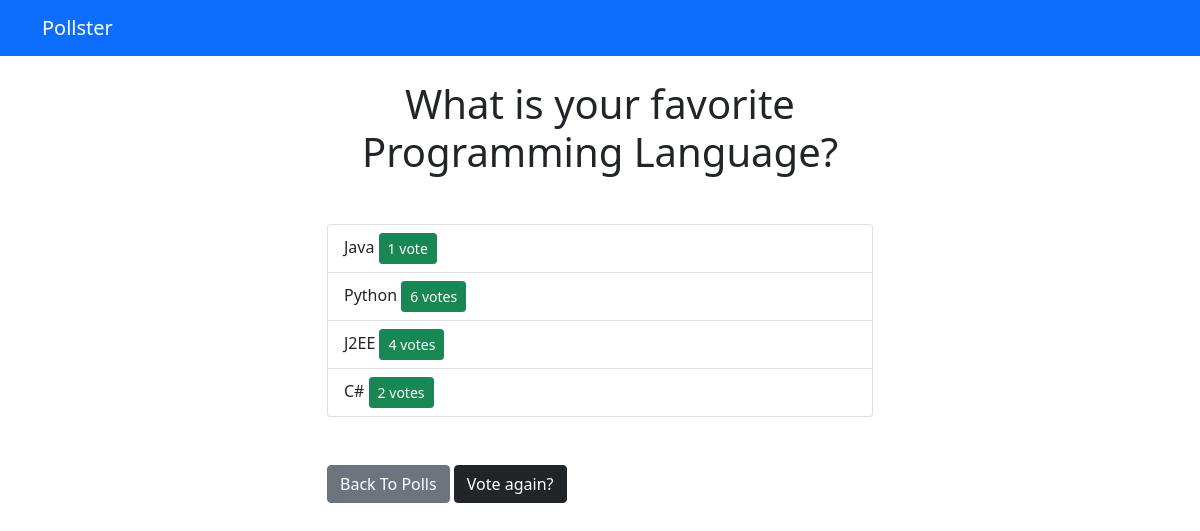
The page /polls/4/results/ on the database its author committed.
### polls/models.py (models this page shows, shortened)
class Question(models.Model):
    question_text = models.CharField(max_length=200) #primary_key
    pub_date = models.DateTimeField('date published')

class Choice(models.Model):
    question = models.ForeignKey(Question, on_delete=models.CASCADE)
    choice_text = models.CharField(max_length=200)
    votes = models.IntegerField(default=0)

### polls/views.py (the view)
# urls.py: path('<int:question_id>/results/', views.results, name='results'),
def results(request, question_id):
    question = get_object_or_404(Question, pk=question_id)
    return render(request, 'polls/results.html', { 'question': question })

### polls/templates/polls/results.html
{% extends 'base.html' %}
{% block content %}
<h1 class="mb-5 text-center">{{ question.question_text }}</h1>
<ul class="list-group mb-5">
    {% for choice in question.choice_set.all %}
    <li class="list-group-item">
        {{ choice.choice_text }} <span class='btn btn-success btn-sm float-right'>{{ choice.votes }} vote{{ choice.votes | pluralize }}</span>
    </li>
    {% endfor %}
</ul>
<a class="btn btn-secondary" href="{% url 'polls:index' %}">Back To Polls</a>
<a class="btn btn-dark" href="{% url 'polls:detail' question.id %}">Vote again?</a>
{% endblock %}

### rows shown on the page
Question: question_text "What is your favorite Programming Language?"
Choice: choice_text "Java", votes "1"
Choice: choice_text "Python", votes "6", votes|pluralize "s"
Choice: choice_text "J2EE", votes "4", votes|pluralize "s"
Choice: choice_text "C#", votes "2", votes|pluralize "s"
